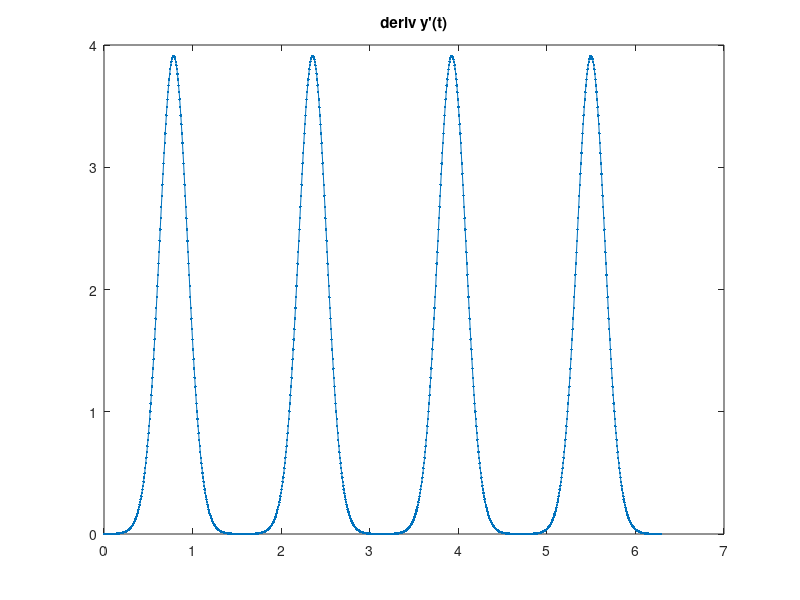

Write the MATLAB code that produced this figure. (Note: this script raises an error after producing the figure.)
% play w/ reparam circle to handle singularities. Barnett 9/27/17
clear
N=1e3;
t=(1:N)/N * 2*pi; h = 2*pi/N;
be = 10;
yp = cosh(be*sin(2*t));
I = sum(yp)*h;
al = 2*pi/I;
yp = yp*al;
figure; plot(t,yp,'.-'); title('deriv y''(t)')
y = perispecint(yp);
figure; plot(t,y,'.-'); title('reparam map y(t)')
figure; plot(y,0*y,'.'); title('quadr nodes on [0,2pi)')

r = 0.5; s = wobblycurve(r,0,1,N);
s.x = s.Z(y);
s.xp = yp.*s.Zp(y);
s=rmfield(s,{'Z','Zp','Zpp'});  % otherwise get used
s = setupquad(s);  % generate from s.x and s.xp
s.cur = 2*ones(N,1);     % for circle only
figure; showsegment(s)


